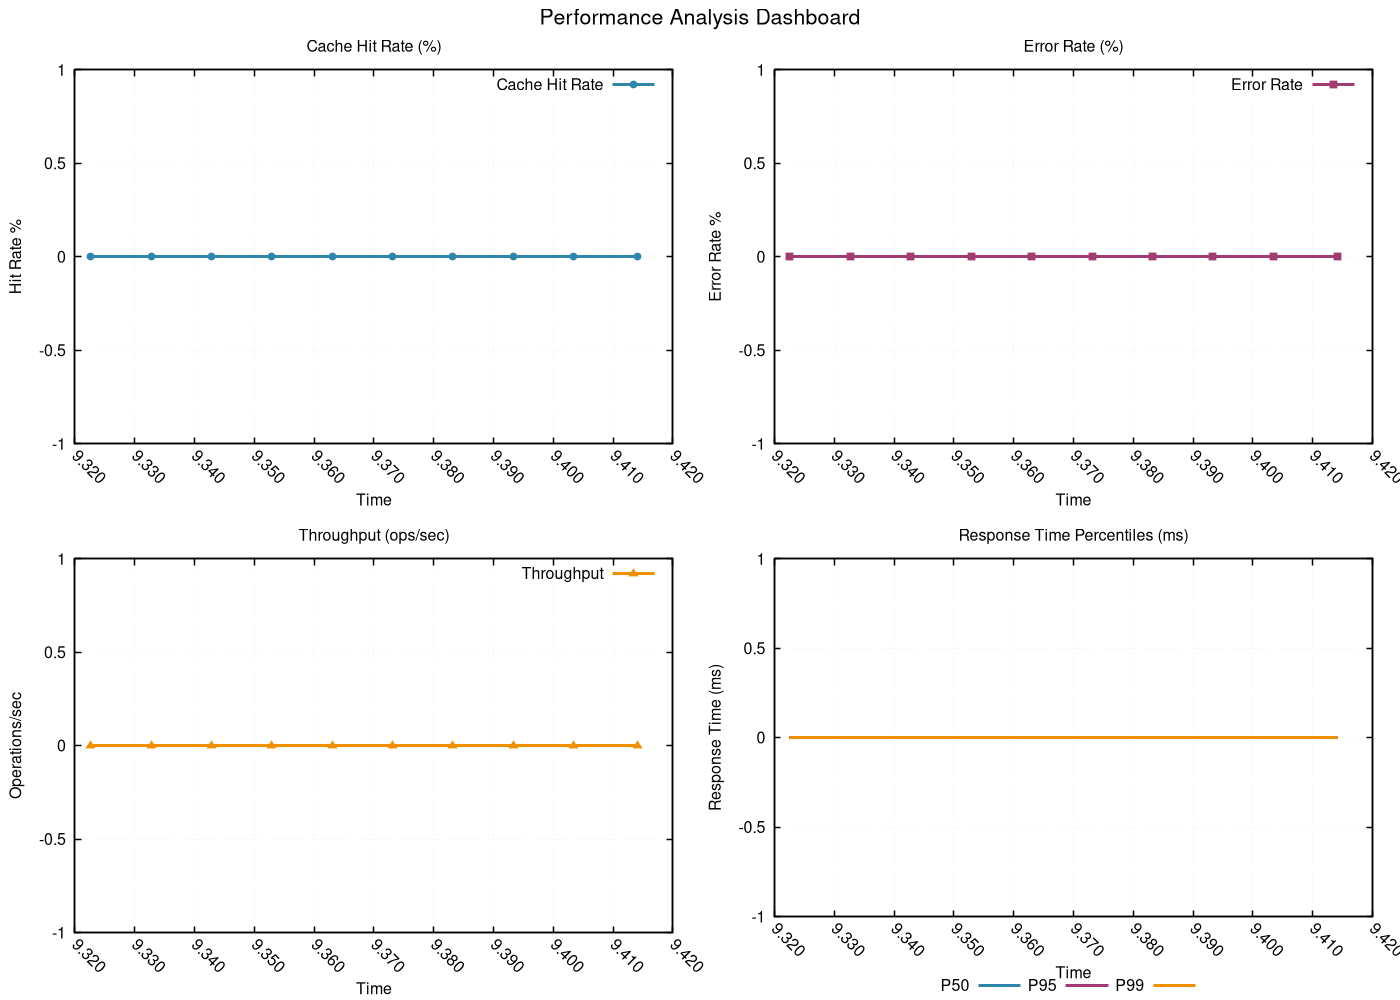

The gnuplot source for this figure:
# GNUplot script for performance metrics
set terminal pngcairo enhanced font 'Helvetica,12' size 1400,1000
set output 'png/quick_sort_20260131_225833_algorithm.png'

set multiplot layout 2,2 title 'Performance Analysis Dashboard' font 'Helvetica,16'
set style line 1 lc rgb '#2E86AB' lt 1 lw 3 pt 7 ps 0.8
set style line 2 lc rgb '#A23B72' lt 1 lw 3 pt 5 ps 0.8
set style line 3 lc rgb '#F18F01' lt 1 lw 3 pt 9 ps 0.8
set style line 4 lc rgb '#F19C79' lt 1 lw 3 pt 11 ps 0.8
set style line 5 lc rgb '#0ABB9F' lt 1 lw 3 pt 13 ps 0.8

set format x "%.3f"
set xtics rotate by -45
set autoscale x

set title 'Cache Hit Rate (%)'
set xlabel 'Time'
set ylabel 'Hit Rate %'
set grid linestyle 1 lc rgb '#D3D3D3' lt 0 lw 1
set border linewidth 1.5
plot 'png/quick_sort_20260131_225833_algorithm.dat' using 1:11 with linespoints ls 1 title 'Cache Hit Rate'
set title 'Error Rate (%)'
set xlabel 'Time'
set ylabel 'Error Rate %'
set grid linestyle 1 lc rgb '#D3D3D3' lt 0 lw 1
set border linewidth 1.5
plot 'png/quick_sort_20260131_225833_algorithm.dat' using 1:12 with linespoints ls 2 title 'Error Rate'
set title 'Throughput (ops/sec)'
set xlabel 'Time'
set ylabel 'Operations/sec'
set grid linestyle 1 lc rgb '#D3D3D3' lt 0 lw 1
set border linewidth 1.5
plot 'png/quick_sort_20260131_225833_algorithm.dat' using 1:13 with linespoints ls 3 title 'Throughput'
set title 'Response Time Percentiles (ms)'
set xlabel 'Time'
set ylabel 'Response Time (ms)'
set grid linestyle 1 lc rgb '#D3D3D3' lt 0 lw 1
set border linewidth 1.5
set key outside center bottom horizontal
plot 'png/quick_sort_20260131_225833_algorithm.dat' using 1:14 with lines ls 1 title 'P50', \
     'png/quick_sort_20260131_225833_algorithm.dat' using 1:15 with lines ls 2 title 'P95', \
     'png/quick_sort_20260131_225833_algorithm.dat' using 1:16 with lines ls 3 title 'P99'
unset multiplot
